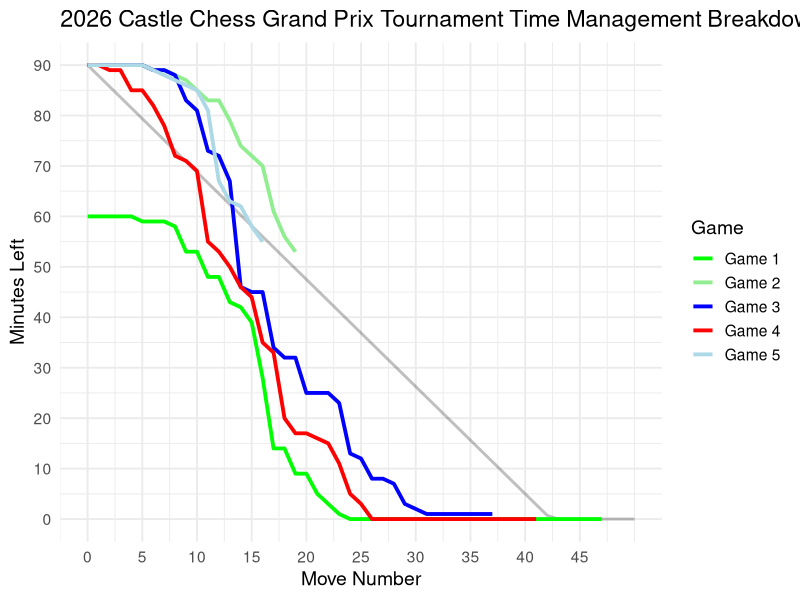

The R source for this figure:
library(ggplot2)
library(dplyr)

# -------------------------------
# 1. IDEAL LINE SETUP
# -------------------------------

slope <- -85 / 40
intercept <- 90

ideal_moves <- 0:60
ideal_time_raw <- intercept + slope * ideal_moves
ideal_time <- ifelse(ideal_time_raw > 0, ideal_time_raw, 0)
ideal_df <- data.frame(move = ideal_moves, time = ideal_time)

# -------------------------------
# 2. FUNCTION TO ADD A GAME
# -------------------------------

add_game <- function(times, name) {
  data.frame(
    move = 0:(length(times)-1),
    time = times,
    type = name
  )
}

# -------------------------------
# 3. ADD YOUR GAMES HERE
# -------------------------------

# Game 1 (example)
game1_times <- c(
  60, 60, 60, 60, 60,  59, 59, 59, 58, 53, 53, 48, 48, 43, 42, 39, 28, 14, 14, 9, 9, 
  5, 3, 1, 0, 0, 0, 0, 0, 0, 0, 0, 0, 0, 0, 0, 0, 0, 0, 0, 0, 0, 0, 0, 0, 0, 0, 0
)

game1_df <- add_game(game1_times, "Game 1")

# Game 2 (example)
game2_times <- c(
  90, 90, 90, 90, 90, 90, 89, 89, 88, 87, 85, 83, 83, 79, 74, 72, 70, 61, 56, 53
)

game2_df <- add_game(game2_times, "Game 2")

game3_times <- c(
  90, 90, 90, 90, 90, 90, 89, 89, 88, 83, 81, 73, 72, 67, 46, 45, 45, 34, 32, 32, 
  25, 25, 25, 23, 13, 12, 8, 8, 7, 3, 2, 1, 1, 1, 1, 1, 1, 1
)

game3_df <- add_game(game3_times, "Game 3")

game4_times <- c(
  90, 90, 89, 89, 85, 85, 82, 78, 72, 71, 69, 55, 53, 50, 46, 44, 35, 33, 20, 17, 
  17, 16, 15, 11, 5, 3, 0, 0, 0, 0, 0, 0, 0, 0, 0, 0, 0, 0, 0, 0, 0, 0
)

game4_df <- add_game(game4_times, "Game 4")

game5_times <- c(
  90, 90, 90, 90, 90, 90, 89, 88, 87, 86, 85, 81, 67, 63, 62, 58, 55
)

game5_df <- add_game(game5_times, "Game 5")

# -------------------------------
# 4. COMBINE ALL DATA
# -------------------------------

plot_df <- bind_rows(
  game1_df,
  game2_df,
  game3_df,
  game4_df,
  game5_df
)

# -------------------------------
# 5. FILTER WHICH LINES TO SHOW
# -------------------------------

plot_df_filtered <- plot_df %>%
  filter(type %in% c("Ideal", "Game 1", "Game 2", "Game 3", "Game 4", "Game 5"))

# To hide a game, just remove it:
# filter(type %in% c("Ideal", "Game 1"))

# -------------------------------
# 6. CUSTOM COLORS
# -------------------------------

custom_colors <- c(
  "Ideal" = "black",
  "Game 1" = "green",
  "Game 2" = "lightgreen",
  "Game 3" = "blue",
  "Game 4" = "red",
  "Game 5" = "lightblue"
)

# -------------------------------
# 7. PLOT
# -------------------------------

ggplot() +
  
  # Ideal line (background)
  geom_line(data = ideal_df,
            aes(x = move, y = time),
            color = "black",
            size = 1,
            alpha = 0.25) +
  
  # Game lines (foreground)
  geom_line(data = plot_df_filtered %>% filter(type != "Ideal"),
            aes(x = move, y = time, color = type),
            size = 1.3) +
  
  scale_color_manual(values = custom_colors) +
  
  # Change x-axis
  scale_x_continuous(
    breaks = seq(0, max(plot_df$move), by = 5),
    limits = c(0, 50)
  ) +
  
  scale_y_continuous(
    breaks = seq(0, 90, by = 10),
    limits = c(0, 90)
  ) +
  
  labs(
    title = "2026 Castle Chess Grand Prix Tournament Time Management Breakdown",
    x = "Move Number",
    y = "Minutes Left",
    color = "Game"
  ) +
  
  theme_minimal(base_size = 14)
